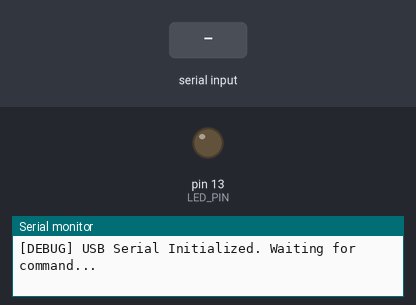
The sketch below on a simulated Arduino Uno, built with avr-gcc and run on an emulated ATmega328P. Shown: output pins drawn as LEDs (lit = HIGH), the last lines printed to the serial monitor. The inputs (shaded band) are chosen by the test bench.

Above: at 1.2 s.
1.3 s: "LED:90\n" received over Serial
At 1.9 s:
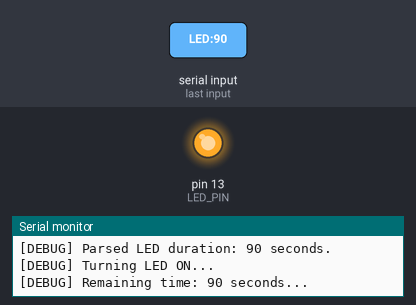
Timing chart, 0 to 4.3 s (numbered marks = the images above; inputs shaded):
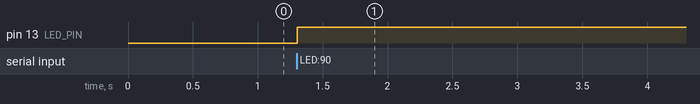

The sketch:

led_arduino.ino
```cpp
// This is test arduino code to control LED on Arduino board using Raspberry Pi over USB UART //
// This code will soon be deprecated and replaced with the new code that fully controls the spincoater //


#define LED_PIN 13  // Built-in LED

void setup() {
    // Initialize USB Serial (Communication with Raspberry Pi)
    Serial.begin(115200);
    Serial.println("[DEBUG] USB Serial Initialized. Waiting for command...");

    pinMode(LED_PIN, OUTPUT);
}

void loop() {
    if (Serial.available()) {
        String command = Serial.readStringUntil('\n');  // Read full command

        // Print received command to Serial Monitor (Debugging)
        Serial.print("[DEBUG] Received: ");
        Serial.println(command);

        if (command.startsWith("LED:")) {
            int seconds = command.substring(4).toInt();  // Extract the integer

            Serial.print("[DEBUG] Parsed LED duration: ");
            Serial.print(seconds);
            Serial.println(" seconds.");

            Serial.println("[DEBUG] Turning LED ON...");
            digitalWrite(LED_PIN, HIGH);

            for (int i = 0; i < seconds; i++) {
                Serial.print("[DEBUG] Remaining time: ");
                Serial.print(seconds - i);
                Serial.println(" seconds...");
                delay(1000);  // 1-second delay per loop
            }

            digitalWrite(LED_PIN, LOW);
            Serial.println("[DEBUG] LED OFF.");
        } else {
            Serial.println("[DEBUG] Invalid command received.");
        }
    }
}
```

Measured:
- after the input at 1.3 s, pin 13 (LED_PIN): LOW → HIGH at once
